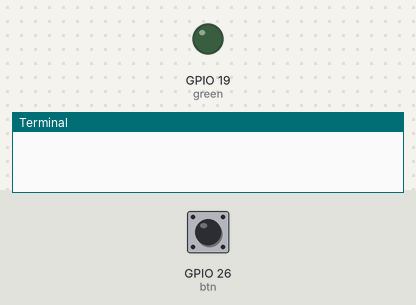
The program below on a simulated Raspberry Pi (BCM pin numbers). Parts: output pins drawn as LEDs (lit = HIGH), the last lines printed to the terminal. The inputs (shaded band) are chosen by the test bench; at power-on: GPIO 26 (btn) HIGH.

Above: at 1.2 s.
1.3 s: GPIO 26 (btn) pulled LOW for 0.15 s
At 2.0 s:
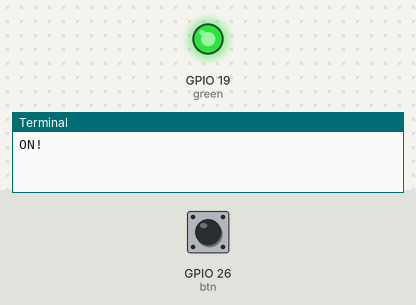
2.9 s: GPIO 26 (btn) pulled LOW for 1 s
At 3.2 s:
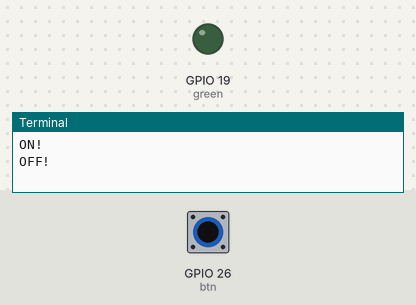
5.4 s: GPIO 26 (btn) pulled LOW for 3.2 s
At 6.3 s:
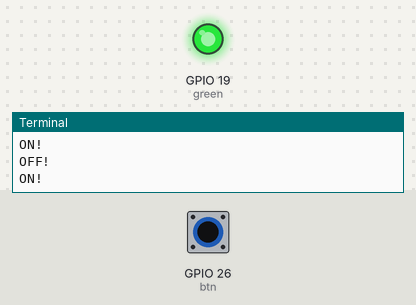
Timing chart, 0 to 8.4 s (numbered marks = the images above; inputs shaded):
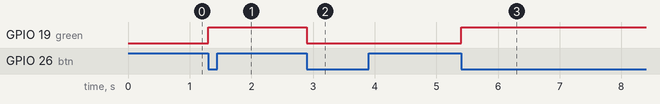

Measured:
- after the input at 1.3 s, GPIO 19 (green): LOW → HIGH at once
- after the input at 2.9 s, GPIO 19 (green): HIGH → LOW at once
- after the input at 5.4 s, GPIO 19 (green): LOW → HIGH at once

The program:

Btn_LED.py
```python
import RPi.GPIO as GPIO
import time

btn = 26
green =19

GPIO.setmode(GPIO.BCM)

GPIO.setup(btn, GPIO.IN, pull_up_down=GPIO.PUD_UP)
GPIO.setup(green, GPIO.OUT)


light_on = False

def falling(channel):
    global light_on     #Global 변수선언
    if light_on ==False:
        GPIO.output(green,1)
        print("ON!")

    else:
        GPIO.output(green,0)
        print("OFF!")

    light_on = not light_on         # False <=> True


try:
    GPIO.add_event_detect(btn,GPIO.FALLING,callback=falling, bouncetime=300)
    while True:

        time.sleep(0.1)


except KeyboardInterrupt:
    pass

GPIO.cleanup()
```
